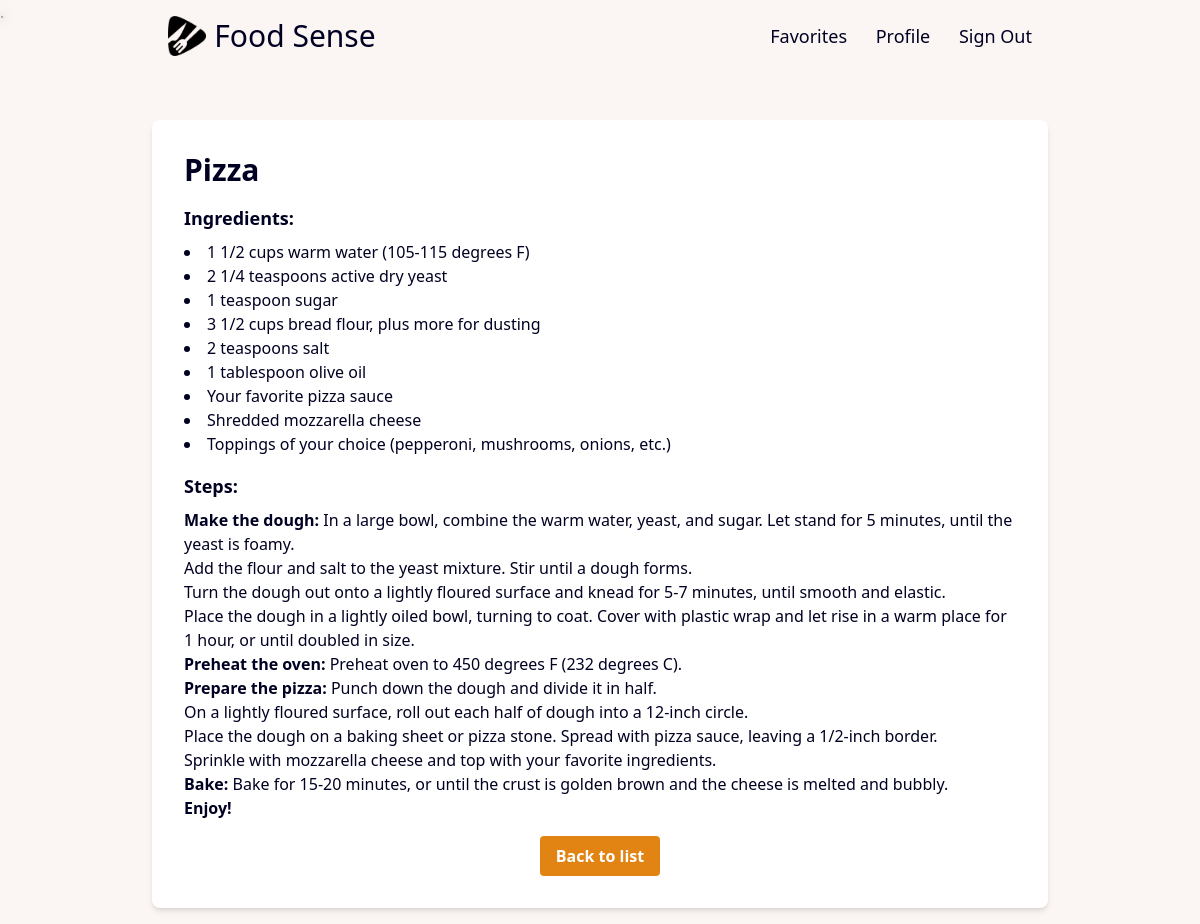
The page /users/favorite/1 (signed in) on the database its author committed.
### users/models.py (models this page shows)
class Favorite(models.Model):
    user = models.ForeignKey(User, on_delete=models.CASCADE)
    name = models. CharField(max_length = 100)
    ingredients = models.TextField()
    steps = models.TextField()

### users/views.py (the view)
# urls.py: path('favorite/<int:id>', views.favorite, name="favorite"),
@login_required
def favorite(request, id):
    item = Favorite.objects.get(id=id)
    return render(request, 'users/favorite.html', {"item": item})

### users/templates/users/favorite.html
{% extends 'base.html' %}
{% block body %}
<div class="container mx-auto p-4 text-black">
   <div class="max-w-4xl mx-auto bg-white rounded-lg p-8 shadow-md">
       <h2 id="title" class="text-3xl font-bold mb-4 text-[#000022]">
           {{ item.name | safe }}
       </h2>
       <div class="mb-4">
           <h3 class="text-lg font-bold mb-2 text-[#000022]">Ingredients:</h3>
           <ul id="ingredients-list" class="list-disc list-inside text-[#000022]">
               {{item.ingredients|safe}}
           </ul>
       </div>
       <div class="mb-4">
           <h3 class="text-lg font-bold mb-2 text-[#000022]">Steps:</h3>
           <div id="result" class="prose prose-lg text-[#000022]">
               {{ item.steps | safe }}
           </div>
       </div>
       <div class="flex justify-center"><a href="{% url "users:favorites_list"%}" class="bg-[#e28413] hover:bg-[#bc7d30] text-white font-bold py-2 px-4 rounded focus:outline-none focus:shadow-outline">Back to list</a></div>
   </div>
</div>
{% endblock body %}

### rows shown on the page
Favorite: name "Pizza", ingredients "1 1/2 cups warm water (105-115 degrees F) 2 1/4 teaspoons active dry yeast 1 teaspoon sugar 3 1/2 cups bread flour, plus more for dusting 2 teaspoons salt 1 tablespoon olive oil Your favorite pizza sauce Shredded mozzarella cheese Toppings of your choice (pepperoni, mushrooms, onions, etc.)", steps "Make the dough: In a large bowl, combine the warm water, yeast, and sugar. Let stand for 5 minutes, until the yeast is foamy. Add the flour and salt to the yeast mixture. Stir until a dough forms. Turn the dough out onto a lightly floured surface and knead for 5-7 minutes, until smooth and elastic. Place the dough in a lightly oiled bowl, turning to coat. Cover with plastic wrap and let rise in a warm place for 1 hour, or until doubled in size. Preheat the oven: Preheat oven to 450 degrees F (232 degrees C). Prepare the pizza: Punch down the dough and divide it in half. On a lightly floured surface, roll out each half of dough into a 12-inch circle. Place the dough on a baking sheet or…"
